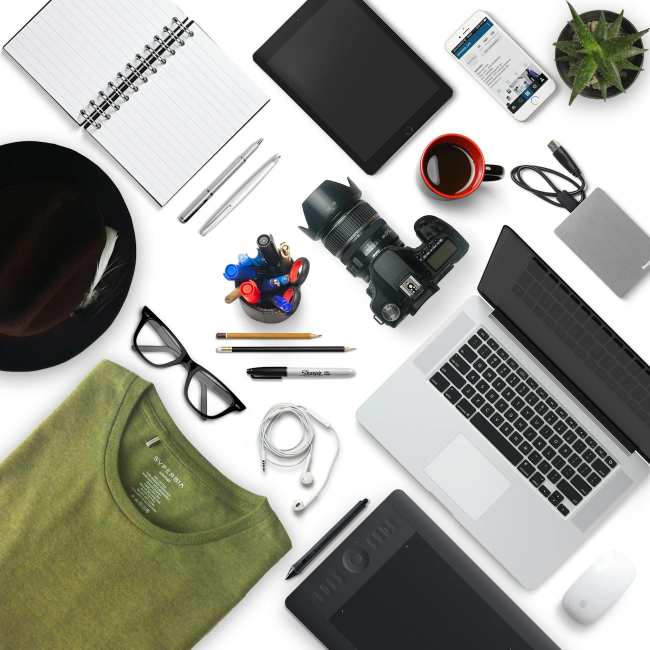
#> input picture skills/design/design-templates/digital-eguide/case（无限画布：作品集）/case/images/p-01-color-macro.jpg, 1300 x 1300 px (shown at 1/2 size); its folder holds only this picture in this run
$ python -i renderlib.py   (imports and definitions only)
#> lines starting #> are read from the running program, lines starting #| are printed output that depends on the picture
### scripts/visuals/registry.py
"""Treatment registry — maps treatment names to renderer classes."""

from __future__ import annotations


class TreatmentRegistry:
    """Central registry for scene visual treatments."""

    def __init__(self) -> None:
        self._treatments: dict[str, type] = {}

    # [6 lines left out: function register, not called in this run]

    def get(self, name: str):
        """Get a treatment class by name. Falls back to 'default'."""
        return self._treatments.get(name, self._treatments.get("default"))

    def list_treatments(self) -> list[str]:
        return list(self._treatments.keys())

### scripts/visuals/fonts.py
"""Font loading — shared across all treatments."""

from __future__ import annotations

import os
from PIL import ImageFont

# ── Layout constants shared across treatments ─────────────────────────────────
W, H = 1280, 720
FPS = 24
MAP_PANEL_W = 520
TEXT_PANEL_LEFT = 540
TEXT_PANEL_RIGHT = 1240
TEXT_PANEL_W = TEXT_PANEL_RIGHT - TEXT_PANEL_LEFT

BODY_FONT_SIZE = 22
BODY_LINE_HEIGHT = 32
MAX_VISIBLE_LINES = 7
TEXT_TOP_MARGIN = 130
TITLE_CARD_DURATION = 3.5
WORD_REVEAL_SPEED = 0.03
SEGMENT_CROSS_FADE = 0.08

_FONT_CACHE: dict = {}


def _font(path: str, size: int) -> ImageFont.FreeTypeFont:
    key = (path, size)
    if key not in _FONT_CACHE:
        try:
            _FONT_CACHE[key] = ImageFont.truetype(path, size)
        except Exception:
            _FONT_CACHE[key] = ImageFont.load_default()
    return _FONT_CACHE[key]


def get_fonts() -> dict:
    """Load all fonts needed for rendering. Returns a dict of named fonts."""
    sans = "/usr/share/fonts/truetype/dejavu/DejaVuSans.ttf"
    sans_b = "/usr/share/fonts/truetype/dejavu/DejaVuSans-Bold.ttf"
    serif = "/usr/share/fonts/truetype/dejavu/DejaVuSerif.ttf"
    if not os.path.exists(sans):
        sans = "/usr/share/fonts/truetype/liberation/LiberationSans-Regular.ttf"
        sans_b = "/usr/share/fonts/truetype/liberation/LiberationSans-Bold.ttf"
        serif = "/usr/share/fonts/truetype/liberation/LiberationSerif-Regular.ttf"
    return {
        "title":    _font(serif, 52),
        "subtitle": _font(sans, 26),
        "body":     _font(sans, BODY_FONT_SIZE),
        "bold":     _font(sans_b, BODY_FONT_SIZE),
        "small":    _font(sans, 18),
        "tiny":     _font(sans, 14),
        "era":      _font(serif, 22),
        "map_label": _font(sans, 13),
        "map_label_b": _font(sans_b, 14),
        "map_region": _font(serif, 16),
        "lower_third": _font(sans_b, 20),
        "timeline_label": _font(sans, 11),
    }

### scripts/visuals/renderlib.py
"""renderlib — Central rendering library for swarmvid.

Provides a unified API for per-scene visual scripts. Each scene script
imports this module and uses it to compose frames. No layout decisions
are made here — only rendering primitives.

Usage in scene scripts:
    from visuals import renderlib as rl
    rl = rl.RenderLib(scene_data={...})
    state = rl.prepare()
    for frame_idx in range(total_frames):
        frame = rl.render(frame_idx, total_frames, state)
        # pipe frame to ffmpeg

Architecture:
    RenderLib maintains an internal RGBA compositing stack.
    Each method draws onto the current overlay, which gets composited
    onto the background each frame. Scene scripts call methods to build
    up a frame, then call .frame() to get the final RGB output.

Design principle:
    - Primitives only. No layout decisions.
    - Every method is stateless w.r.t. frame content (only uses passed params).
    - Scene scripts own ALL layout, animation choreography, and spatial decisions.
"""

from __future__ import annotations

import math
import os
import random
import sys
from dataclasses import dataclass, field
from typing import Callable

import numpy as np
from PIL import Image, ImageDraw, ImageFont, ImageFilter

# Ensure scripts/ is on path for relative imports
sys.path.insert(0, os.path.dirname(os.path.dirname(os.path.abspath(__file__))))

from visuals.colors import hex_rgb, alpha_color
from visuals.compositing import make_bg_composited, make_solid_bg, make_gradient_bg
from visuals.fonts import get_fonts, W, H, FPS
from visuals.particles import precompute_particles, draw_particles
from visuals.timeline import draw_timeline_bar


# ═══════════════════════════════════════════════════════════════════════════════
# Easing Functions
# ═══════════════════════════════════════════════════════════════════════════════

def ease_out_cubic(t: float) -> float:
    return 1.0 - (1.0 - t) ** 3

def ease_in_cubic(t: float) -> float:
    return t * t * t

# [4 lines left out: function ease_in_out_cubic, not called in this run]

def ease_out_back(t: float) -> float:
    c1, c3 = 1.70158, 2.70158
    return 1 + c3 * (t - 1) ** 3 + c1 * (t - 1) ** 2

def ease_out_quad(t: float) -> float:
    return 1 - (1 - t) * (1 - t)

def ease_in_quad(t: float) -> float:
    return t * t

EASING_FNS: dict[str, Callable] = {
    "linear": lambda t: t,
    "out_cubic": ease_out_cubic,
    "in_cubic": ease_in_cubic,
    "in_out_cubic": ease_in_out_cubic,
    "out_back": ease_out_back,
    "out_quad": ease_out_quad,
    "in_quad": ease_in_quad,
}


# ═══════════════════════════════════════════════════════════════════════════════
# RenderLib
# ═══════════════════════════════════════════════════════════════════════════════

class RenderLib:
    """Central rendering library. One instance per scene.

    Provides primitives for backgrounds, text, images, shapes, particles,
    animation helpers, and compositing. Scene scripts call these methods
    to compose each frame.
    """

    def __init__(self, w: int = W, h: int = H, fps: int = FPS,
                 scene_data: dict | None = None,
                 accent: tuple = (233, 69, 96),
                 media_base: str = ""):
        self.w = w
        self.h = h
        self.fps = fps
        self.scene = scene_data or {}
        self.accent = accent
        self.media_base = media_base
        self.fonts = get_fonts()

        # Per-frame compositing state (set fresh each frame in .render())
        self._bg: Image.Image | None = None
        self._bg_rgba: Image.Image | None = None
        self._overlay: Image.Image | None = None
        self._od: ImageDraw.ImageDraw | None = None
        self._frame_idx: int = 0
        self._total_frames: int = 0

        # Pre-computed assets (populated by prepare or scene scripts)
        self.particles: list[dict] = []

    # ── Time helpers ─────────────────────────────────────────────────────────

    def time(self, frame_idx: int) -> float:
        """Convert frame index to time in seconds."""
        return frame_idx / max(self.fps, 1)

    # [64 lines left out: functions segment_at_time, seg_time, begin_frame, _ensure_overlay, gradient, solid, not called in this run]

    def image_bg(self, path: str, fit: str = "cover", darken: float = 0.4) -> None:
        """Set the frame background to an image (ken burns base).
        fit: 'cover' (fill, crop) or 'contain' (fit, letterbox).
        darken: 0.0-1.0 overlay darkness (so text is readable)."""
#> called with fit = 'cover', darken = 0.4
        if not os.path.isfile(path):
            self.solid((10, 10, 15))
            return
        img = Image.open(path).convert("RGB")
#> img is the input picture: PIL image 1300x1300 RGB; mean R, G, B 158.1, 158.3, 150.9
        # Scale to cover
        iw, ih = img.size
#> iw = 1300; ih = 1300
        scale = max(self.w / max(iw, 1), self.h / max(ih, 1))
#> scale = 0.985
        if fit == "contain":
            scale = min(self.w / max(iw, 1), self.h / max(ih, 1))
        new_w, new_h = int(iw * scale), int(ih * scale)
#> new_w = 1280; new_h = 1280
        img = img.resize((new_w, new_h), Image.LANCZOS)
#> img: PIL image 1280x1280 RGB
        # Center crop
        x_off = (new_w - self.w) // 2
#> x_off = 0
        y_off = (new_h - self.h) // 2
#> y_off = 280
        img = img.crop((x_off, y_off, x_off + self.w, y_off + self.h))
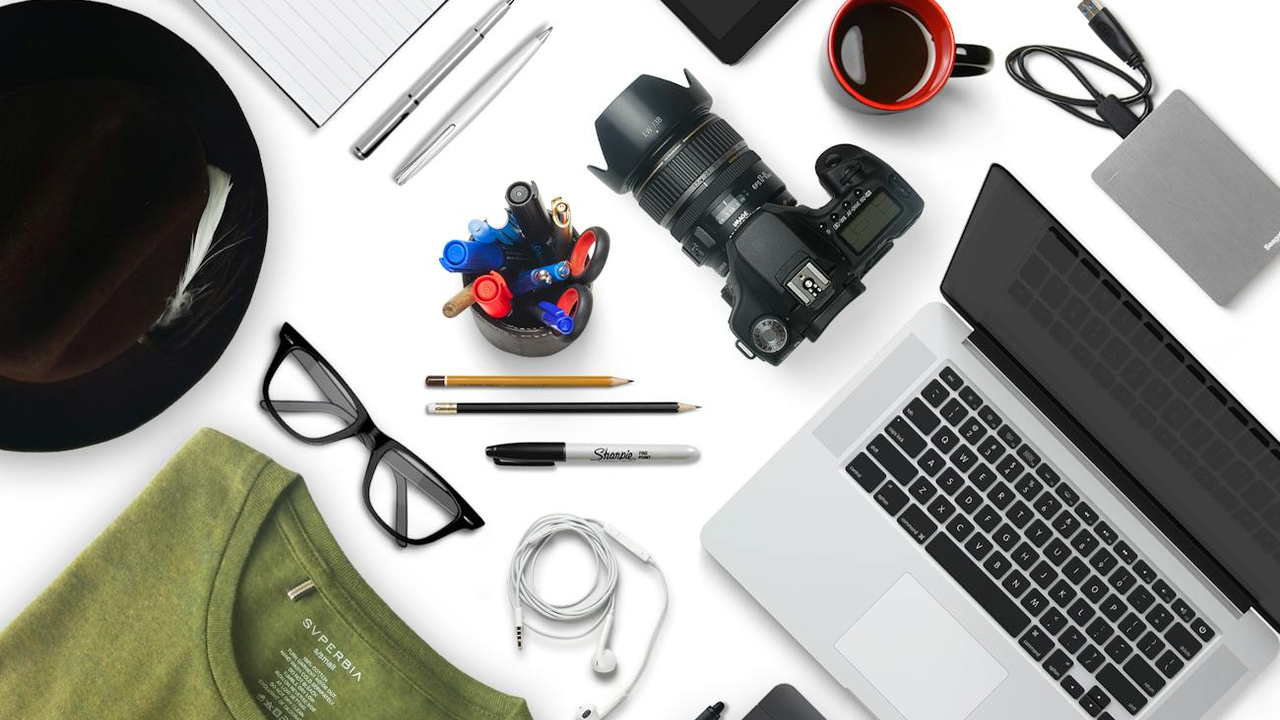
#> img: PIL image 1280x720 RGB; mean R, G, B 157.1, 157, 152
        # Darken overlay
        if darken > 0:
            dark = Image.new("RGBA", (self.w, self.h), (0, 0, 0, int(255 * darken)))
            img_rgba = img.convert("RGBA")
            img_rgba = Image.alpha_composite(img_rgba, dark)
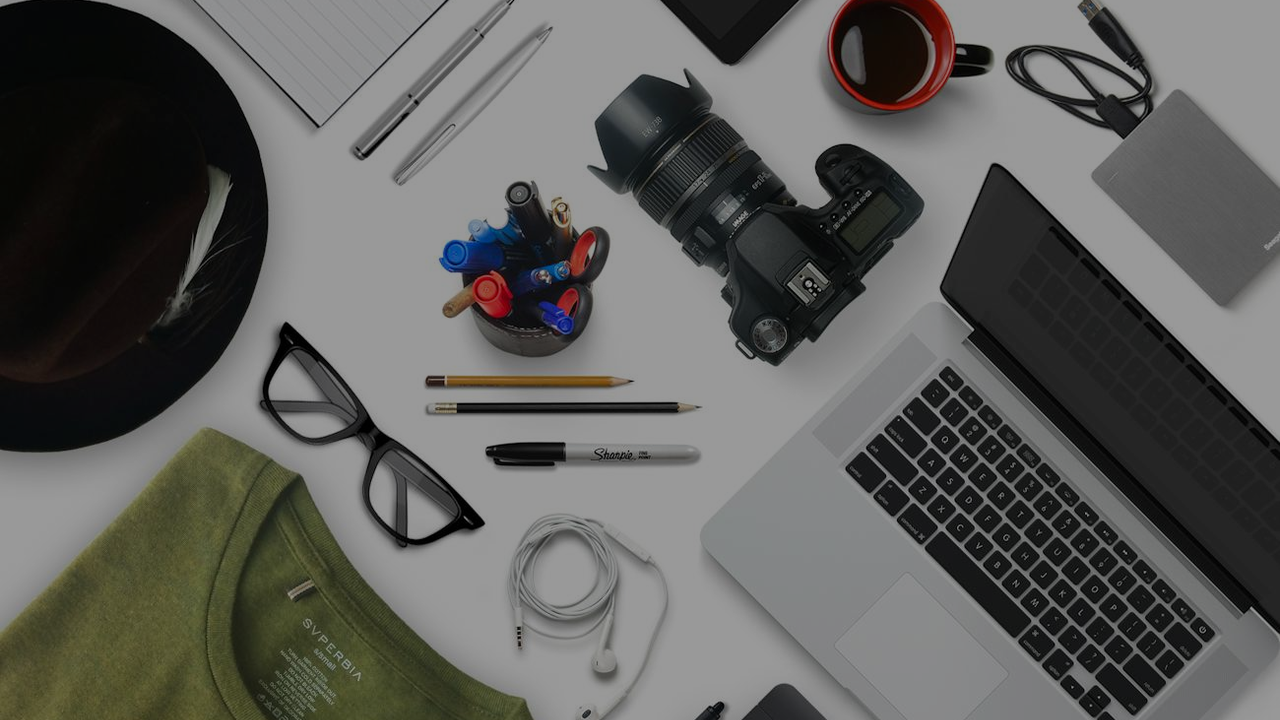
#> img_rgba: PIL image 1280x720 RGBA; mean R, G, B, A 94.3, 94.2, 91.2, 255
            self._bg = img_rgba.convert("RGB")
        else:
            self._bg = img
        self._bg_rgba = self._bg.convert("RGBA")

    # [437 lines left out: functions vignette, noise, text, text_box, reveal_text, callout and 14 more, not called in this run]

    # ── Animation Helpers ────────────────────────────────────────────────────

    def ease(self, t: float, fn: str = "out_cubic") -> float:
        """Apply easing function to t (0.0-1.0)."""
        return EASING_FNS.get(fn, ease_out_cubic)(max(0.0, min(1.0, t)))

    # [28 lines left out: functions alpha, slide, pulse, lerp, not called in this run]

    def clamp(self, v: float, lo: float = 0.0, hi: float = 1.0) -> float:
        """Clamp value to range."""
        return max(lo, min(hi, v))

    # ── Compositing ────────────────────────────────────────────────────────

    # [73 lines left out: functions overlay_image, frame, _position, _scale_alpha, prepare, not called in this run]

>>> result = RenderLib().image_bg('../../skills/design/design-templates/digital-eguide/case（无限画布：作品集）/case/images/p-01-color-macro.jpg')

$ run again, on skills/design/design-templates/digital-eguide/case（无限画布：作品集）/case/images/p-04-paint-stroke.jpg
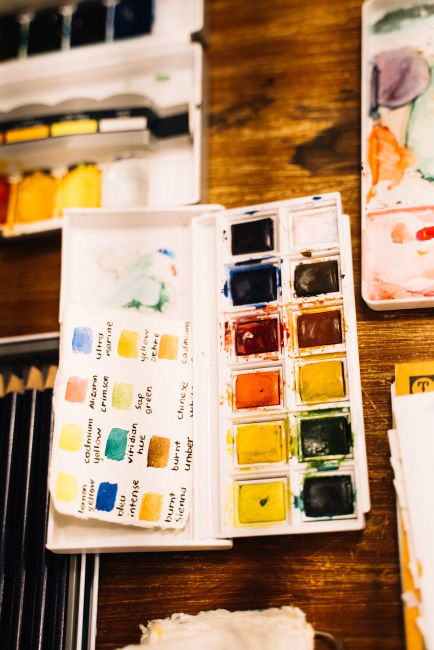
#> input picture skills/design/design-templates/digital-eguide/case（无限画布：作品集）/case/images/p-04-paint-stroke.jpg, 867 x 1300 px (shown at 1/2 size)
#> in image_bg, img is the input picture: PIL image 867x1300 RGB; mean R, G, B 169.6, 136.7, 105.7
#> in image_bg, `img = img.crop((x_off, y_off, x_off + self.w, y_off + self.h))`:
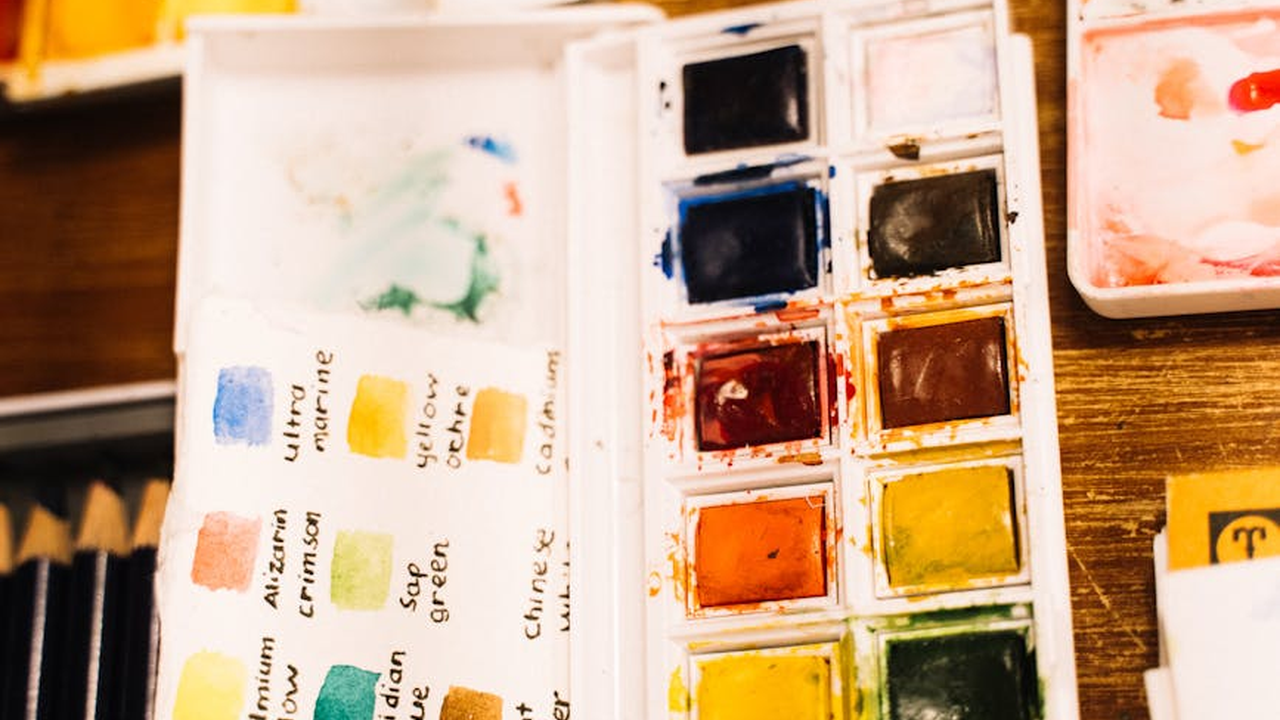
#> img: PIL image 1280x720 RGB; mean R, G, B 196.2, 164.7, 136.4
#> in image_bg, `img_rgba = Image.alpha_composite(img_rgba, dark)`:
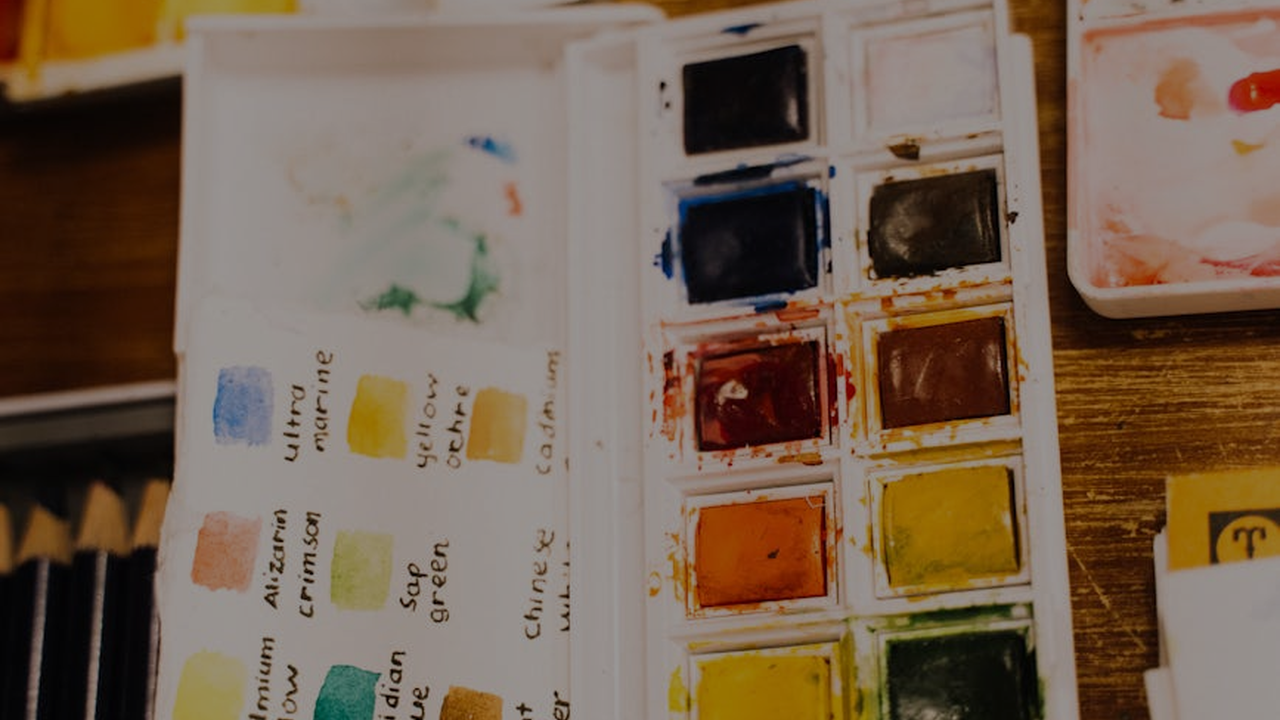
#> img_rgba: PIL image 1280x720 RGBA; mean R, G, B, A 117.7, 98.8, 81.8, 255
